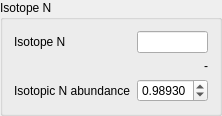
                        <widget class="QGroupBox" name="groupBox_ISOA">
                         <property name="title">
                          <string>Isotope N</string>
                         </property>
                         <layout class="QGridLayout" name="gridLayout_17">
                          <item row="0" column="0">
                           <layout class="QGridLayout" name="gridLayout_6">
                            <item row="0" column="1">
                             <widget class="QLineEdit" name="isotopeAText">
                              <property name="sizePolicy">
                               <sizepolicy hsizetype="Ignored" vsizetype="Fixed">
                                <horstretch>0</horstretch>
                                <verstretch>0</verstretch>
                               </sizepolicy>
                              </property>
                              <property name="frame">
                               <bool>true</bool>
                              </property>
                             </widget>
                            </item>
                            <item row="0" column="0">
                             <widget class="QLabel" name="label_23">
                              <property name="sizePolicy">
                               <sizepolicy hsizetype="Minimum" vsizetype="Preferred">
                                <horstretch>0</horstretch>
                                <verstretch>0</verstretch>
                               </sizepolicy>
                              </property>
                              <property name="text">
                               <string>Isotope N</string>
                              </property>
                              <property name="margin">
                               <number>3</number>
                              </property>
                             </widget>
                            </item>
                            <item row="2" column="0">
                             <widget class="QLabel" name="label_9">
                              <property name="sizePolicy">
                               <sizepolicy hsizetype="Minimum" vsizetype="Preferred">
                                <horstretch>0</horstretch>
                                <verstretch>0</verstretch>
                               </sizepolicy>
                              </property>
                              <property name="toolTip">
                               <string>Purity of the Base Growth Media</string>
                              </property>
                              <property name="text">
                               <string>Isotopic N abundance</string>
                              </property>
                              <property name="margin">
                               <number>3</number>
                              </property>
                             </widget>
                            </item>
                            <item row="2" column="1">
                             <widget class="QDoubleSpinBox" name="isotopicAbundanceA">
                              <property name="sizePolicy">
                               <sizepolicy hsizetype="Fixed" vsizetype="Fixed">
                                <horstretch>0</horstretch>
                                <verstretch>0</verstretch>
                               </sizepolicy>
                              </property>
                              <property name="decimals">
                               <number>5</number>
                              </property>
                              <property name="maximum">
                               <double>1.000000000000000</double>
                              </property>
                              <property name="singleStep">
                               <double>0.001000000000000</double>
                              </property>
                              <property name="value">
                               <double>0.989300000000000</double>
                              </property>
                             </widget>
                            </item>
                            <item row="1" column="0" colspan="2">
                             <widget class="QLabel" name="isotopeAMassLabel">
                              <property name="sizePolicy">
                               <sizepolicy hsizetype="Minimum" vsizetype="Preferred">
                                <horstretch>0</horstretch>
                                <verstretch>0</verstretch>
                               </sizepolicy>
                              </property>
                              <property name="text">
                               <string>-</string>
                              </property>
                              <property name="alignment">
                               <set>Qt::AlignRight|Qt::AlignTrailing|Qt::AlignVCenter</set>
                              </property>
                              <property name="margin">
                               <number>3</number>
                              </property>
                             </widget>
                            </item>
                           </layout>
                          </item>
                         </layout>
                        </widget>
